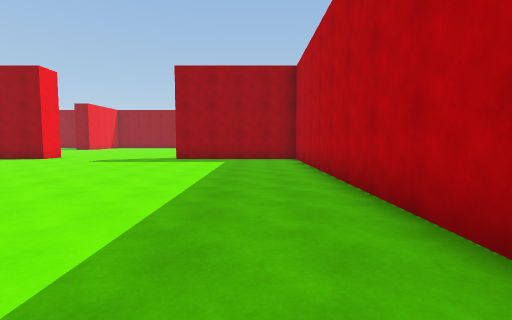
View 1 (above)

17 first-person views from a walk through a 3-D level made in the Unity game engine. The camera is 1.4 m above the floor, tilts 4° down and sees 85° across. The floor is counted in squares, 2 m on a side. Each view is taken from the middle of a square. On the plan, view 1 faces up. The plan holds only what a view shows up to about 9 squares ahead; the rest is blank. The place goes on beyond the plan.

View 2
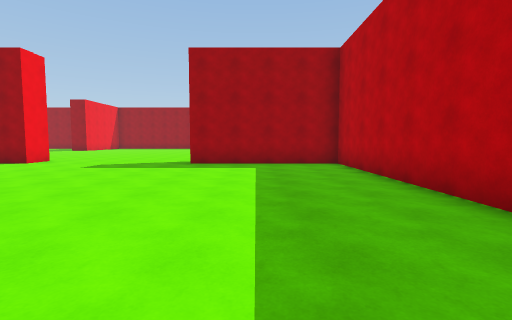

View 3
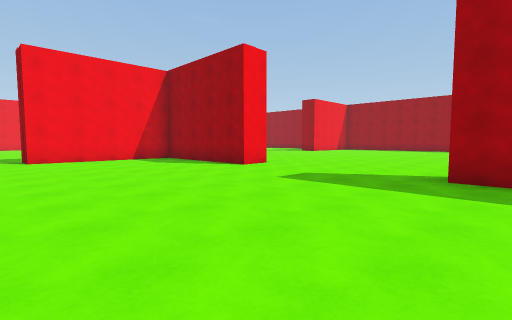

View 4
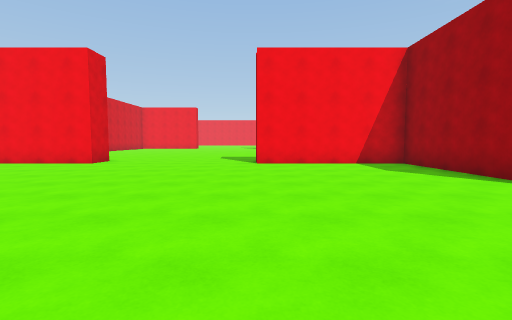

View 5
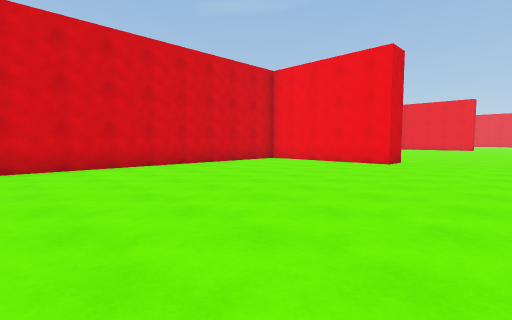

View 6
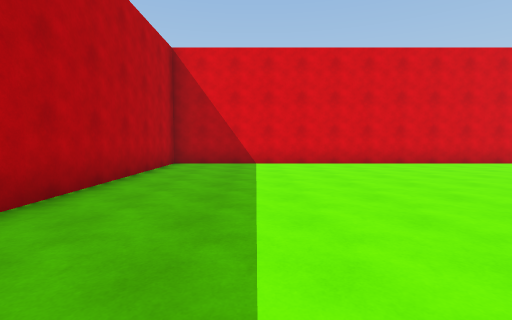

View 7
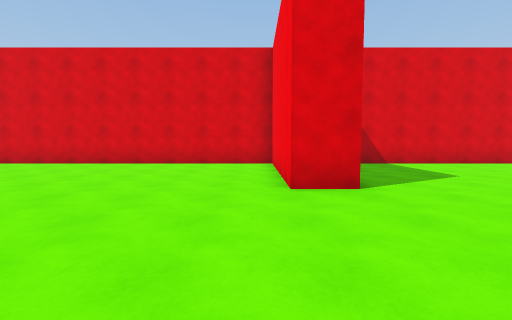

View 8
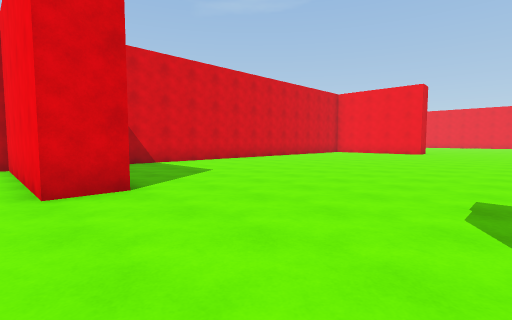

View 9
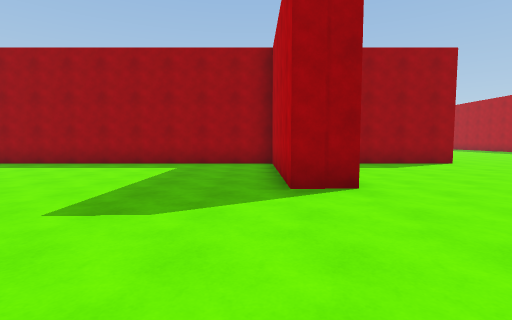

View 10
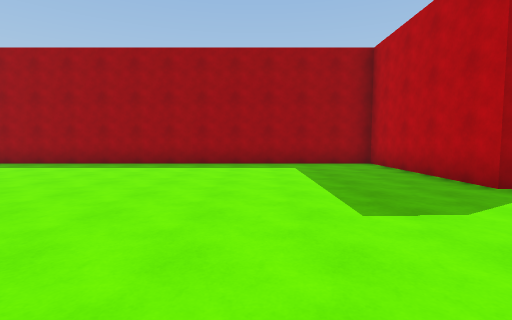

View 11
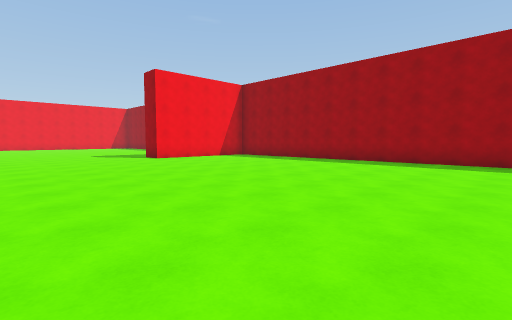

View 12
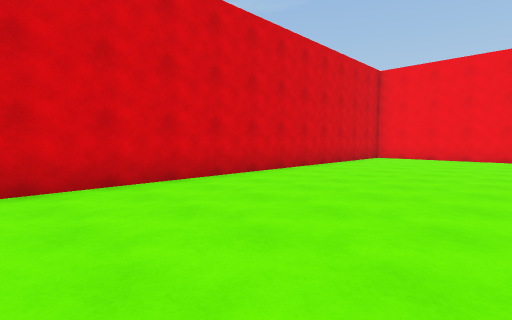

View 13
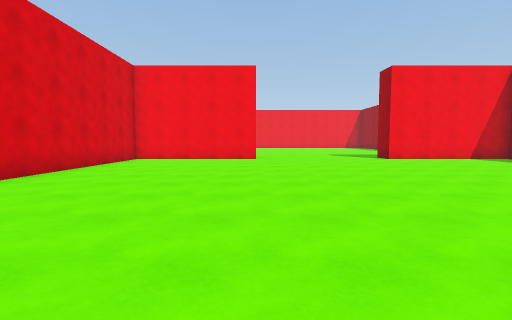

View 14
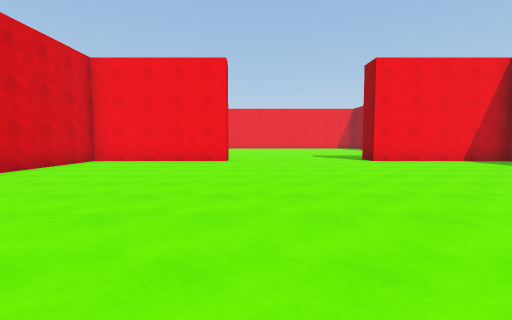

View 15
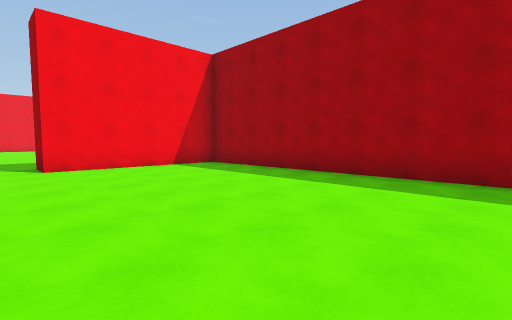

View 16
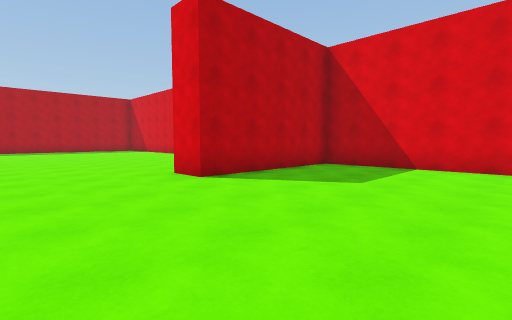

View 17
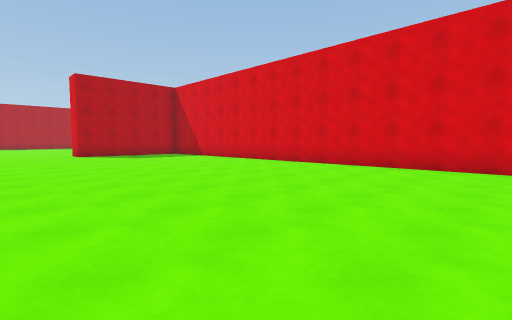

### Floor plan
Points are (right, up) in squares from view 1. A wall is a line through its corners. A room is listed if a view was taken in it or the views show most of it. See-through windows are left out.
Room 1 (views 1, 2, 3, 4, 5, 6, 7, 8)
walls: (-12.5, 1) (-12.5, -3.5) (1.5, -3.5) (1.5, 10.5) (-3, 10.5); (-8, 11.5) (-8, 10.5) (-12.5, 10.5) (-12.5, 6)
ways out: opening at (-12.2, 3.5) to room 2; opening at (-5, 11.8)
Room 2 (views 9, 10, 11, 12, 13, 14, 15, 16, 17)
walls: (-12.5, 6) (-13.5, 6) (-13.5, 10.5) (-27.4, 10.5); (-27.1, -3.5) (-13.5, -3.5) (-13.5, 1) (-12.5, 1)
ways out: opening at (-12.2, 3.5) to room 1

Positions as (right, up) in squares from view 1, and headings:
1: (0, 0), facing up
2: (-1, 2), facing up
3: (-2, 5), facing up-left
4: (-4, 6), facing left
5: (-4, 4), facing down-left
6: (-1, 5), facing down
7: (-12, 5), facing down
8: (-12, 5), facing down-left
9: (-14, 2), facing up
10: (-17, 2), facing up
11: (-17, 1), facing up-left
12: (-16, 1), facing down-left
13: (-17, 1), facing left
14: (-18, 2), facing left
15: (-20, 5), facing up-left
16: (-18, 4), facing down-right
17: (-27, 4), facing down-right
